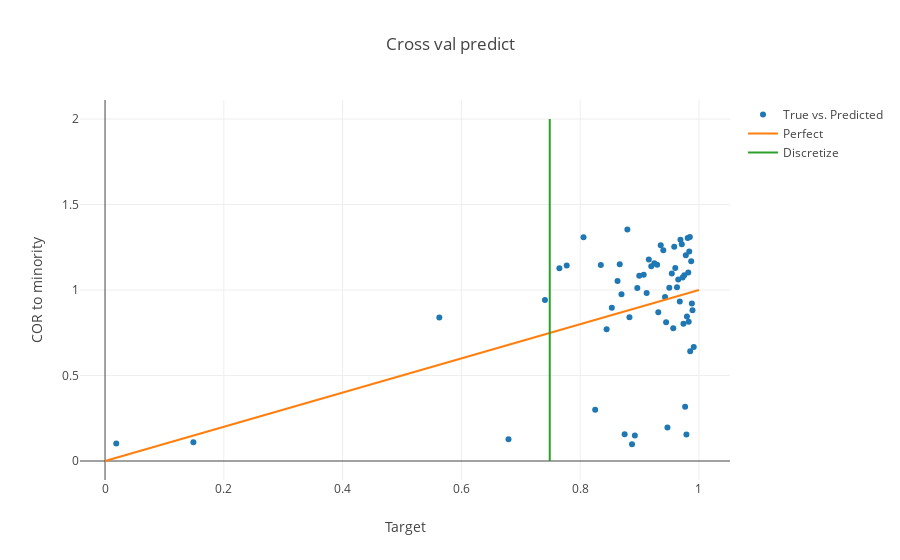
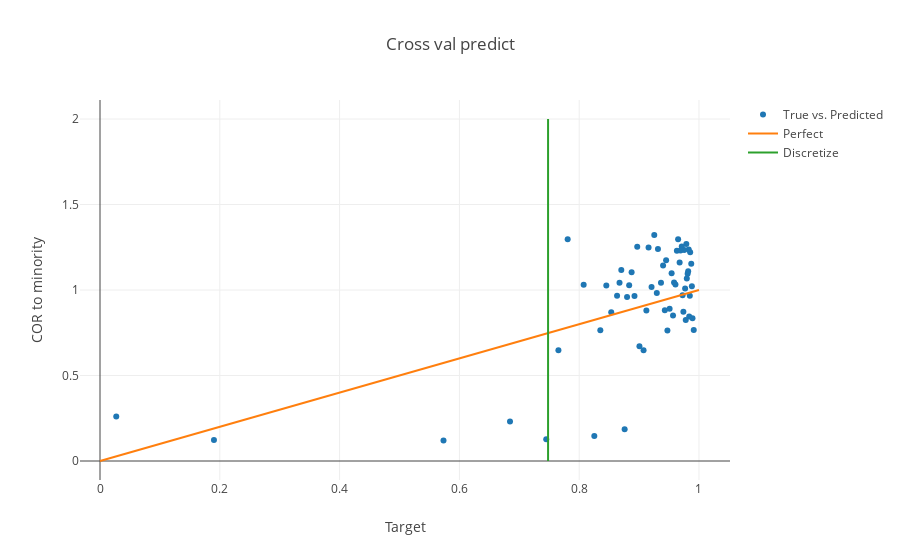
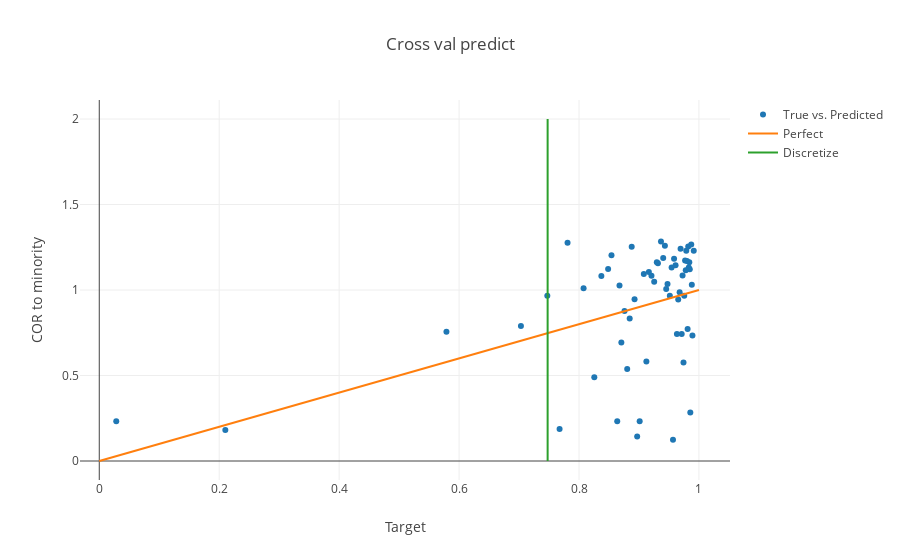
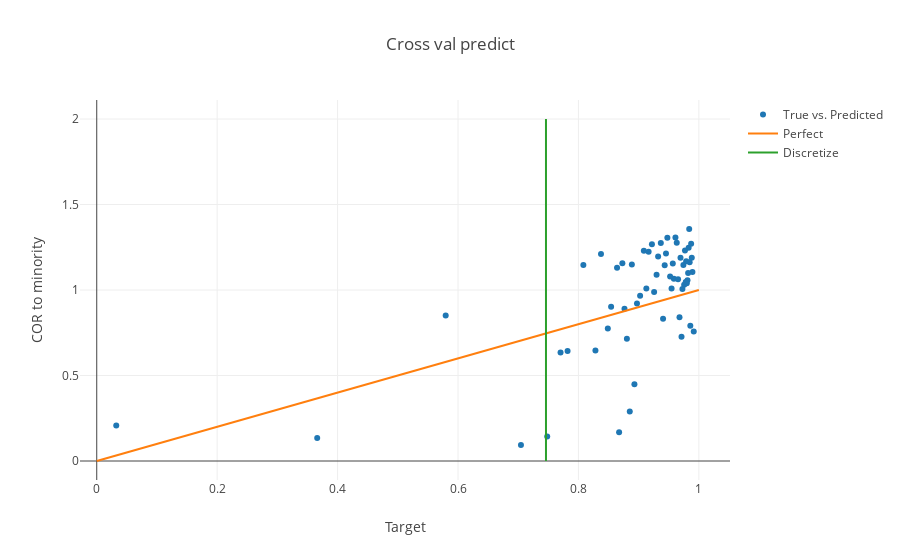

Source (notebook cell) for these figures, in order:
### Code cell
#IRAPS
cv = OrderedKFold(10)
results = {}
test_indices = {}
fold=0
auc_scores = []
ap_scores = []
iraps_core = IRAPSCore(n_iter=100, positive_thres=-1, verbose=0, random_state=None)
iraps = IRAPSClassifier(iraps_core, p_thres=0.01, occurance=0.7, fc_thres=0.1, discretize=-1)
for train_index, test_index in cv.split(X, y):
    X_train, y_train = X[train_index], y[train_index]
    X_test, y_test = X[test_index], y[test_index]
    test_indices[fold] = test_index
    
    estimator = clone(iraps)
    estimator.fit(X_train, y_train)
    y_p = estimator.predict(X_test)
    results[fold] = y_p

    y_t = y_test < estimator.discretize_value

    auc = roc_auc_score(y_t, y_p)
    print("AUC: %f" %auc)
    auc_scores.append(auc)
    
    ap = average_precision_score(y_t, y_p)
    print("AP: %f" %ap)
    ap_scores.append(ap)
    
    data1 = go.Scatter(
            x = y_test,
            y = 1- y_p,
            mode = "markers",
            name = "True vs. Predicted",
    )
    fold += 1

    data2 = go.Scatter(
            x = [0, 1],
            y = [0, 1],
            mode = "lines",
            name = "Perfect",
    )
    
    data3 = go.Scatter(
            x = [estimator.discretize_value, estimator.discretize_value],
            y = [0, 2],
            mode = "lines",
            name = "Discretize",
    )

    layout = dict(
        xaxis=dict(
            title='Target'
        ),
        yaxis=dict(
            title='COR to minority'
        ),
        title="Cross val predict"

    )
    fig = go.Figure(data=[data1, data2, data3], layout=layout)
    iplot(fig)
print("AUC Mean: %f" %(sum(auc_scores)/float(len(auc_scores))))
print("AP Mean: %f" %(sum(ap_scores)/float(len(ap_scores))))

### Figure 1 — Plotly figure (JSON) as saved in the notebook; plotly's stock layout.template omitted (floating-point values rounded to 4 significant figures)
{"data": [{"mode": "markers", "name": "True vs. Predicted", "type": "scatter", "uid": "d96c4a40-24b6-11e9-9347-4a0002d544a0", "x": [0.9197, 0.9356, 0.9677, 0.9688, 0.9155, 0.9847, 0.9315, 0.9428, 0.8829, 0.01887, 0.9601, 0.8533, 0.9629, 0.95, 0.8056, 0.8629, 0.9583, 0.9069, 0.9248, 0.8445, 0.9819, 0.8994, 0.9469, 0.892, 0.8348, 0.9119, 0.9852, 0.9767, 0.8666, 0.9567, 0.988, 0.9778, 0.9912, 0.9295, 0.1487, 0.9891, 0.6793, 0.9446, 0.9869, 0.9836, 0.7773, 0.981, 0.5628, 0.9739, 0.9725, 0.8252, 0.9399, 0.8794, 0.8749, 0.8962, 0.9827, 0.8873, 0.765, 0.7407, 0.9753, 0.9797, 0.9711, 0.965, 0.9543, 0.9788, 0.8695], "y": [1.139, 1.261, 0.9334, 1.293, 1.178, 1.31, 0.8693, 0.9598, 0.8399, 0.1024, 1.129, 0.8964, 1.016, 1.013, 1.308, 1.053, 1.253, 1.089, 1.157, 0.7705, 1.103, 1.083, 0.1955, 0.1495, 1.147, 0.9825, 0.6415, 0.3174, 1.151, 0.7757, 0.9209, 1.203, 0.6668, 1.148, 0.1093, 0.8815, 0.1277, 0.8107, 1.168, 1.226, 1.144, 1.304, 0.8397, 0.8029, 1.072, 0.2992, 1.233, 1.353, 0.157, 1.012, 0.814, 0.09867, 1.127, 0.9408, 1.086, 0.8454, 1.268, 1.061, 1.096, 0.1554, 0.9747]}, {"mode": "lines", "name": "Perfect", "type": "scatter", "uid": "d96c4c0a-24b6-11e9-9844-4a0002d544a0", "x": [0, 1], "y": [0, 1]}, {"mode": "lines", "name": "Discretize", "type": "scatter", "uid": "d96c4d05-24b6-11e9-8bd7-4a0002d544a0", "x": [0.7487, 0.7487], "y": [0, 2]}], "layout": {"title": "Cross val predict", "xaxis": {"title": "Target"}, "yaxis": {"title": "COR to minority"}}}

### Figure 2 — Plotly figure (JSON) as saved in the notebook; plotly's stock layout.template omitted (floating-point values rounded to 4 significant figures)
{"data": [{"mode": "markers", "name": "True vs. Predicted", "type": "scatter", "uid": "ebf81585-24b6-11e9-abc6-4a0002d544a0", "x": [0.9891, 0.9584, 0.8632, 0.9853, 0.8453, 0.8834, 0.9677, 0.5735, 0.9607, 0.9122, 0.9006, 0.9567, 0.9881, 0.8353, 0.9725, 0.8673, 0.9253, 0.9365, 0.8075, 0.6845, 0.9811, 0.8252, 0.9158, 0.02712, 0.9768, 0.9837, 0.8799, 0.9871, 0.9543, 0.9712, 0.9401, 0.9819, 0.9208, 0.8535, 0.9779, 0.9473, 0.9788, 0.9739, 0.8875, 0.9913, 0.943, 0.9509, 0.9829, 0.8759, 0.8923, 0.7808, 0.9075, 0.8969, 0.9315, 0.9631, 0.9295, 0.7653, 0.8703, 0.7449, 0.9652, 0.1903, 0.9753, 0.9797, 0.9847, 0.9451, 0.9691], "y": [0.8349, 1.044, 0.967, 1.221, 1.026, 1.027, 1.161, 0.1194, 1.033, 0.8795, 0.671, 0.8504, 1.022, 0.764, 0.969, 1.042, 1.322, 1.043, 1.031, 0.2307, 1.095, 0.1456, 1.248, 0.2597, 1.009, 0.8445, 0.9585, 1.153, 1.098, 1.254, 1.144, 1.11, 1.017, 0.8697, 0.8242, 0.7627, 1.269, 0.8734, 1.105, 0.7661, 0.8823, 0.8901, 1.237, 0.1853, 0.9642, 1.297, 0.6474, 1.252, 1.24, 1.23, 0.9832, 0.6478, 1.116, 0.1269, 1.297, 0.1235, 1.233, 1.067, 0.966, 1.174, 1.23]}, {"mode": "lines", "name": "Perfect", "type": "scatter", "uid": "ebf81782-24b6-11e9-945d-4a0002d544a0", "x": [0, 1], "y": [0, 1]}, {"mode": "lines", "name": "Discretize", "type": "scatter", "uid": "ebf81887-24b6-11e9-b87d-4a0002d544a0", "x": [0.748, 0.748], "y": [0, 2]}], "layout": {"title": "Cross val predict", "xaxis": {"title": "Target"}, "yaxis": {"title": "COR to minority"}}}

### Figure 3 — Plotly figure (JSON) as saved in the notebook; plotly's stock layout.template omitted (floating-point values rounded to 4 significant figures)
{"data": [{"mode": "markers", "name": "True vs. Predicted", "type": "scatter", "uid": "fcae13bd-24b6-11e9-9902-4a0002d544a0", "x": [0.8926, 0.9856, 0.9544, 0.7676, 0.9454, 0.9755, 0.8706, 0.9678, 0.9404, 0.9872, 0.9727, 0.9654, 0.7471, 0.9367, 0.961, 0.9789, 0.8675, 0.9839, 0.9515, 0.9821, 0.8541, 0.9254, 0.8879, 0.9011, 0.9081, 0.0283, 0.9694, 0.2102, 0.9892, 0.9881, 0.9297, 0.897, 0.983, 0.9712, 0.9811, 0.9913, 0.9585, 0.7809, 0.9769, 0.978, 0.9799, 0.9742, 0.5789, 0.8637, 0.9567, 0.9432, 0.8804, 0.8076, 0.8759, 0.9632, 0.9123, 0.8485, 0.8373, 0.9847, 0.9316, 0.8255, 0.9476, 0.7031, 0.8845, 0.9208, 0.9165], "y": [0.9454, 0.2837, 1.131, 0.1872, 1.006, 0.9665, 0.6935, 0.9864, 1.187, 1.267, 1.085, 0.9446, 0.9671, 1.284, 1.144, 1.23, 1.026, 1.163, 0.9667, 1.254, 1.203, 1.049, 1.253, 0.2329, 1.094, 0.2319, 1.241, 0.1819, 0.7332, 1.031, 1.162, 0.143, 1.132, 0.7434, 0.7713, 1.23, 1.182, 1.277, 1.172, 1.115, 1.17, 0.5764, 0.7566, 0.2326, 0.1236, 1.259, 0.5376, 1.01, 0.8778, 0.7425, 0.5816, 1.123, 1.082, 1.121, 1.156, 0.489, 1.036, 0.7891, 0.8332, 1.083, 1.106]}, {"mode": "lines", "name": "Perfect", "type": "scatter", "uid": "fcae1573-24b6-11e9-a5b1-4a0002d544a0", "x": [0, 1], "y": [0, 1]}, {"mode": "lines", "name": "Discretize", "type": "scatter", "uid": "fcae1659-24b6-11e9-954f-4a0002d544a0", "x": [0.7477, 0.7477], "y": [0, 2]}], "layout": {"title": "Cross val predict", "xaxis": {"title": "Target"}, "yaxis": {"title": "COR to minority"}}}

### Figure 4 — Plotly figure (JSON) as saved in the notebook; plotly's stock layout.template omitted (floating-point values rounded to 4 significant figures)
{"data": [{"mode": "markers", "name": "True vs. Predicted", "type": "scatter", "uid": "0e07cfd4-24b7-11e9-9546-4a0002d544a0", "x": [0.5796, 0.9454, 0.9831, 0.9756, 0.9166, 0.8375, 0.984, 0.9298, 0.7481, 0.893, 0.9405, 0.9368, 0.8082, 0.9882, 0.9024, 0.9585, 0.9654, 0.9257, 0.9695, 0.9811, 0.8543, 0.9822, 0.873, 0.8805, 0.9679, 0.9847, 0.8675, 0.8853, 0.0324, 0.7703, 0.3661, 0.8972, 0.9872, 0.9712, 0.977, 0.9858, 0.8641, 0.9324, 0.9915, 0.9128, 0.9433, 0.9221, 0.8765, 0.9477, 0.9893, 0.9789, 0.9611, 0.9087, 0.782, 0.8488, 0.9633, 0.8282, 0.9567, 0.7045, 0.9727, 0.98, 0.9743, 0.9522, 0.8887, 0.9546, 0.9782], "y": [0.8512, 1.214, 1.247, 1.03, 1.223, 1.211, 1.357, 1.09, 0.1433, 0.4494, 0.8316, 1.275, 1.147, 1.189, 0.9658, 1.065, 1.062, 0.9883, 1.189, 1.057, 0.9026, 1.099, 1.157, 0.7155, 0.8405, 1.162, 0.1685, 0.2901, 0.2077, 0.6352, 0.1352, 0.9207, 1.27, 0.727, 1.232, 0.7915, 1.13, 1.196, 0.7569, 1.009, 1.145, 1.267, 0.8909, 1.306, 1.106, 1.168, 1.307, 1.229, 0.6435, 0.7751, 1.276, 0.6465, 1.156, 0.09321, 1.007, 1.04, 1.147, 1.08, 1.149, 1.008, 1.046]}, {"mode": "lines", "name": "Perfect", "type": "scatter", "uid": "0e07d1f3-24b7-11e9-9505-4a0002d544a0", "x": [0, 1], "y": [0, 1]}, {"mode": "lines", "name": "Discretize", "type": "scatter", "uid": "0e07d33a-24b7-11e9-a3d4-4a0002d544a0", "x": [0.7461, 0.7461], "y": [0, 2]}], "layout": {"title": "Cross val predict", "xaxis": {"title": "Target"}, "yaxis": {"title": "COR to minority"}}}
